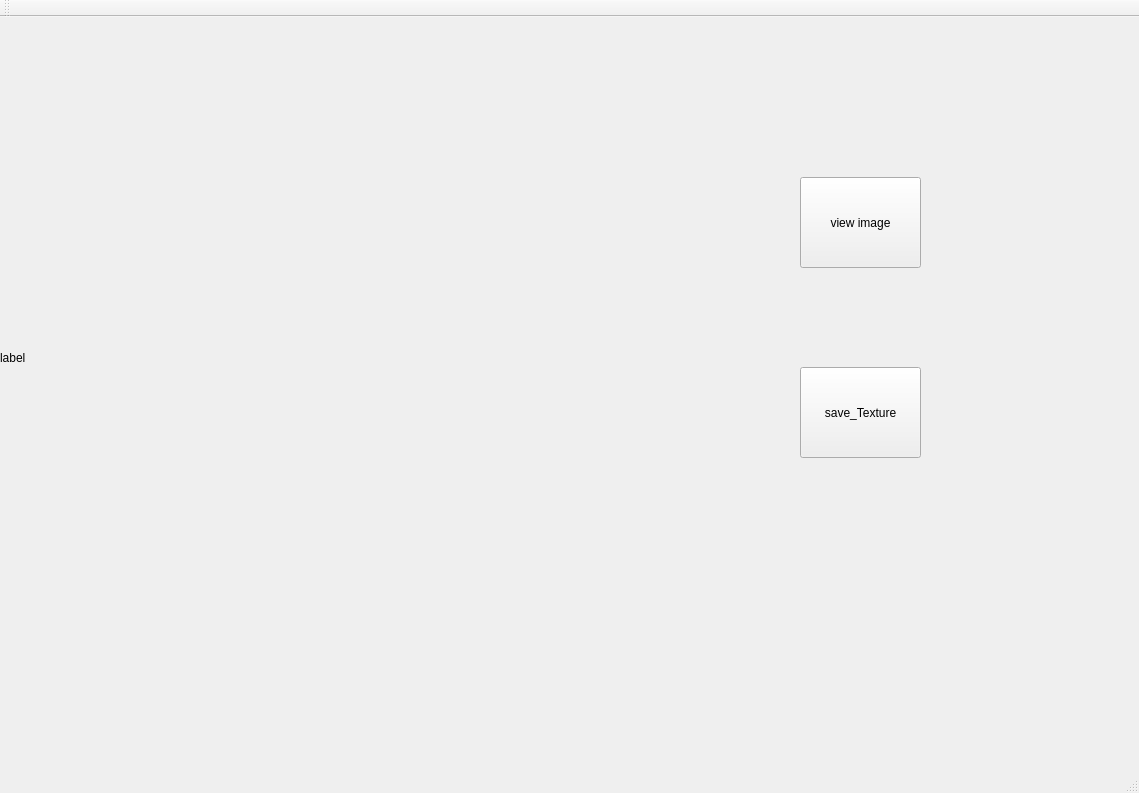
<?xml version="1.0" encoding="UTF-8"?>
<ui version="4.0">
 <class>textureClass</class>
 <widget class="QMainWindow" name="textureClass">
  <property name="geometry">
   <rect>
    <x>0</x>
    <y>0</y>
    <width>1139</width>
    <height>793</height>
   </rect>
  </property>
  <property name="windowTitle">
   <string>texture</string>
  </property>
  <widget class="QWidget" name="centralWidget">
   <widget class="QPushButton" name="pushButton">
    <property name="geometry">
     <rect>
      <x>800</x>
      <y>160</y>
      <width>121</width>
      <height>91</height>
     </rect>
    </property>
    <property name="text">
     <string>view image</string>
    </property>
   </widget>
   <widget class="QLabel" name="label">
    <property name="geometry">
     <rect>
      <x>0</x>
      <y>0</y>
      <width>711</width>
      <height>681</height>
     </rect>
    </property>
    <property name="text">
     <string>label</string>
    </property>
   </widget>
   <widget class="QPushButton" name="pushButton_2">
    <property name="geometry">
     <rect>
      <x>800</x>
      <y>350</y>
      <width>121</width>
      <height>91</height>
     </rect>
    </property>
    <property name="text">
     <string>save_Texture</string>
    </property>
   </widget>
  </widget>
  <widget class="QMenuBar" name="menuBar">
   <property name="geometry">
    <rect>
     <x>0</x>
     <y>0</y>
     <width>1139</width>
     <height>21</height>
    </rect>
   </property>
  </widget>
  <widget class="QToolBar" name="mainToolBar">
   <attribute name="toolBarArea">
    <enum>TopToolBarArea</enum>
   </attribute>
   <attribute name="toolBarBreak">
    <bool>false</bool>
   </attribute>
  </widget>
  <widget class="QStatusBar" name="statusBar"/>
 </widget>
 <layoutdefault spacing="6" margin="11"/>
 <resources>
  <include location="texture.qrc"/>
 </resources>
 <connections/>
</ui>
